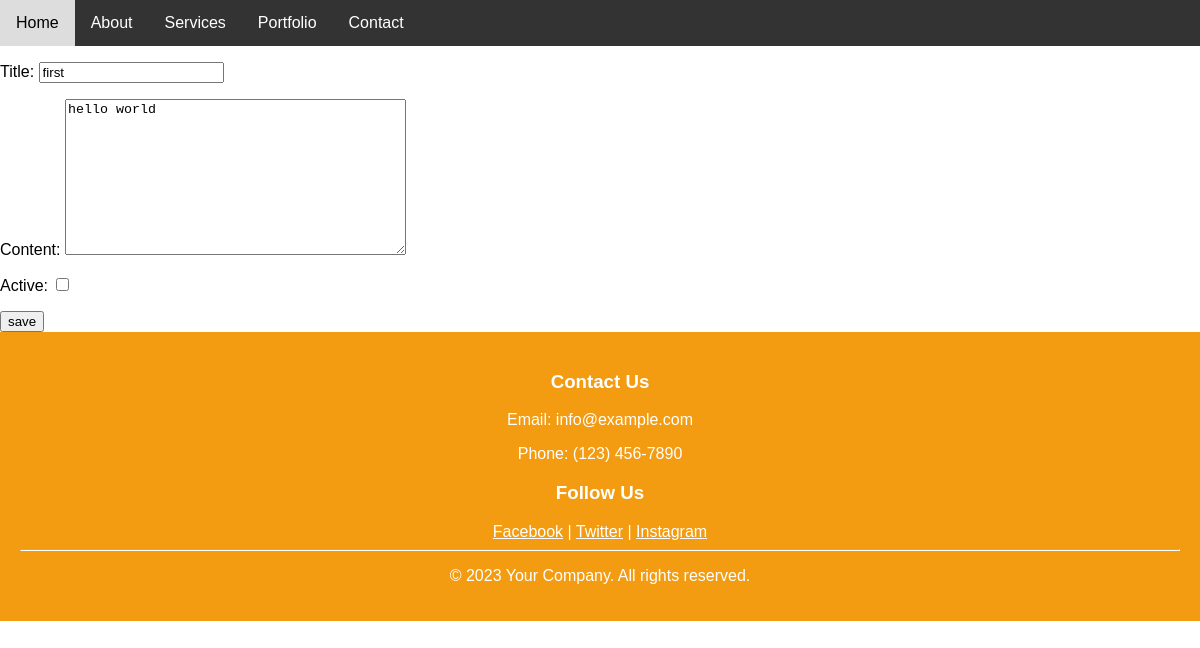
/blog/1/update/, run on an earlier commit of the app's database.
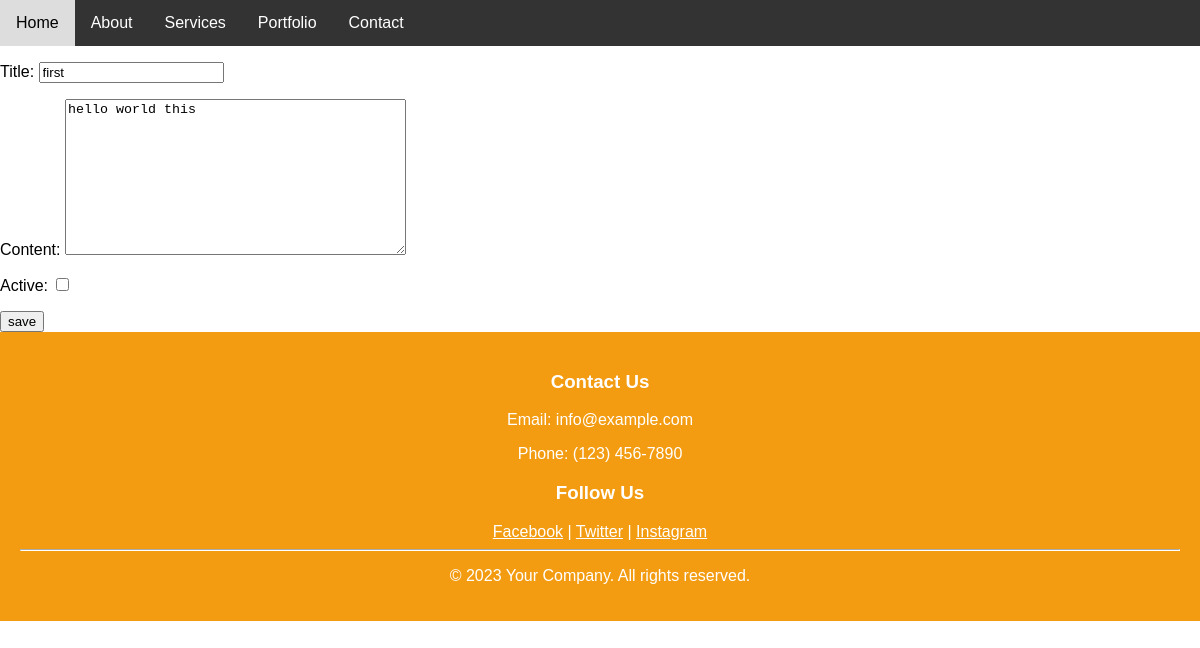
And on a later commit of the database.
### blog/models.py (models this page shows, shortened)
class Article(models.Model):
    title = models.CharField(max_length=200)
    content = models.TextField()
    created_at = models.DateTimeField(auto_now_add=True)
    updated_at = models.DateTimeField(auto_now=True)
    active = models.BooleanField(default=False)

### blog/views.py (the view, shortened to what this page needs)
# urls.py: path("<int:id>/update/",ArticleUpdateView.as_view(), name="article-update"),
class ArticleUpdateView(UpdateView):
    template_name = "articles/article_create.html"
    form_class=ArticleModelForm
    queryset = Article.objects.all()
    def get_object(self):
        id = self.kwargs.get("id")
        return get_object_or_404(Article,id=id)

### blog/forms.py
class ArticleModelForm(forms.ModelForm):
    class Meta:
        model = Article
        fields = (
            "title",
            "content",
            "active",
            )

### blog/templates/articles/article_create.html (shortened to what this page needs)
{% extends 'base.html' %}
{% block content %}
<form action="." method="POST" >
    {{form.as_p}}
    <input type="submit" value="save">
</form>
{% endblock content %}

What changed in the data, as far as the page shows it:
changed Article "first": content "hello world" → "hello world this"
